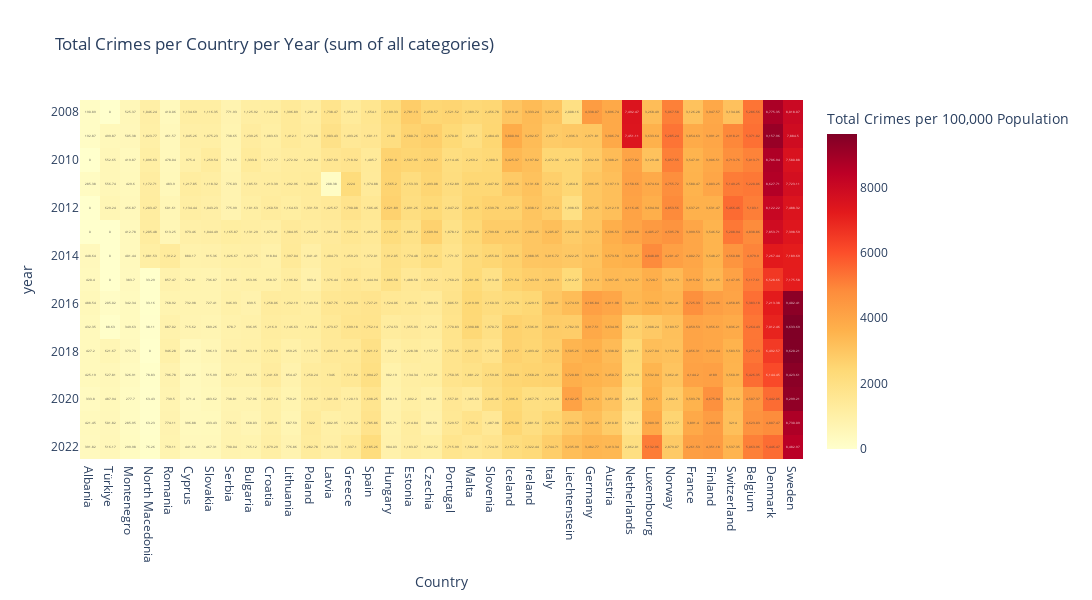

This figure's notebook cell:
### Code cell
fig = px.imshow(
        pivot,
        labels=dict(x="Country", t="Year", color="Total Crimes per 100,000 Population"),
        x=pivot.columns,
        y=pivot.index,
        title="Total Crimes per Country per Year (sum of all categories)",
        color_continuous_scale="YlOrRd",
        aspect="auto",
        width=1200,
        height=600,
        text_auto=True
    )
fig.show()

### Figure 1 — Plotly figure (JSON) as saved in the notebook; plotly's stock layout.template omitted (floating-point values rounded to 4 significant figures; data arrays with more than 128 entries replaced by an {"elided": "..."} marker saying what was removed)
{"data": [{"coloraxis": "coloraxis", "hovertemplate": "Country: %{x}<br>year: %{y}<br>Total Crimes per 100,000 Population: %{z}<extra></extra>", "name": "0", "texttemplate": "%{z}", "type": "heatmap", "x": ["Albania", "Türkiye", "Montenegro", "North Macedonia", "Romania", "Cyprus", "Slovakia", "Serbia", "Bulgaria", "Croatia", "Lithuania", "Poland", "Latvia", "Greece", "Spain", "Hungary", "Estonia", "Czechia", "Portugal", "Malta", "Slovenia", "Iceland", "Ireland", "Italy", "Liechtenstein", "Germany", "Austria", "Netherlands", "Luxembourg", "Norway", "France", "Finland", "Switzerland", "Belgium", "Denmark", "Sweden"], "xaxis": "x", "y": [2008, 2009, 2010, 2011, 2012, 2013, 2014, 2015, 2016, 2017, 2018, 2019, 2020, 2021, 2022], "yaxis": "y", "z": {"elided": "15x36 float values"}}], "layout": {"coloraxis": {"colorbar": {"title": {"text": "Total Crimes per 100,000 Population"}}, "colorscale": [[0, "rgb(255,255,204)"], [0.125, "rgb(255,237,160)"], [0.25, "rgb(254,217,118)"], [0.375, "rgb(254,178,76)"], [0.5, "rgb(253,141,60)"], [0.625, "rgb(252,78,42)"], [0.75, "rgb(227,26,28)"], [0.875, "rgb(189,0,38)"], [1, "rgb(128,0,38)"]]}, "height": 600, "title": {"text": "Total Crimes per Country per Year (sum of all categories)"}, "width": 1200, "xaxis": {"anchor": "y", "domain": [0, 1], "title": {"text": "Country"}}, "yaxis": {"anchor": "x", "autorange": "reversed", "domain": [0, 1], "title": {"text": "year"}}}}
